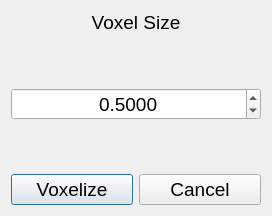
<?xml version="1.0" encoding="UTF-8"?>
<ui version="4.0">
 <class>Dialog</class>
 <widget class="QDialog" name="Dialog">
  <property name="geometry">
   <rect>
    <x>0</x>
    <y>0</y>
    <width>272</width>
    <height>216</height>
   </rect>
  </property>
  <property name="windowTitle">
   <string>Dialog</string>
  </property>
  <layout class="QVBoxLayout" name="verticalLayout_2">
   <item>
    <layout class="QVBoxLayout" name="verticalLayout">
     <item>
      <widget class="QLabel" name="label">
       <property name="font">
        <font>
         <pointsize>14</pointsize>
        </font>
       </property>
       <property name="text">
        <string>Voxel Size</string>
       </property>
       <property name="alignment">
        <set>Qt::AlignCenter</set>
       </property>
      </widget>
     </item>
     <item>
      <spacer name="verticalSpacer">
       <property name="orientation">
        <enum>Qt::Vertical</enum>
       </property>
       <property name="sizeHint" stdset="0">
        <size>
         <width>20</width>
         <height>40</height>
        </size>
       </property>
      </spacer>
     </item>
     <item>
      <widget class="QDoubleSpinBox" name="doubleSpinBox">
       <property name="font">
        <font>
         <pointsize>14</pointsize>
        </font>
       </property>
       <property name="alignment">
        <set>Qt::AlignCenter</set>
       </property>
       <property name="buttonSymbols">
        <enum>QAbstractSpinBox::UpDownArrows</enum>
       </property>
       <property name="decimals">
        <number>4</number>
       </property>
       <property name="singleStep">
        <double>0.001000000000000</double>
       </property>
       <property name="value">
        <double>0.500000000000000</double>
       </property>
      </widget>
     </item>
     <item>
      <spacer name="verticalSpacer_2">
       <property name="orientation">
        <enum>Qt::Vertical</enum>
       </property>
       <property name="sizeHint" stdset="0">
        <size>
         <width>20</width>
         <height>40</height>
        </size>
       </property>
      </spacer>
     </item>
     <item>
      <layout class="QHBoxLayout" name="horizontalLayout">
       <item>
        <widget class="QPushButton" name="pushButtonVoxelize">
         <property name="font">
          <font>
           <pointsize>14</pointsize>
          </font>
         </property>
         <property name="text">
          <string>Voxelize</string>
         </property>
        </widget>
       </item>
       <item>
        <widget class="QPushButton" name="pushButtonCancel">
         <property name="font">
          <font>
           <pointsize>14</pointsize>
          </font>
         </property>
         <property name="text">
          <string>Cancel</string>
         </property>
        </widget>
       </item>
      </layout>
     </item>
    </layout>
   </item>
  </layout>
 </widget>
 <resources/>
 <connections/>
</ui>
